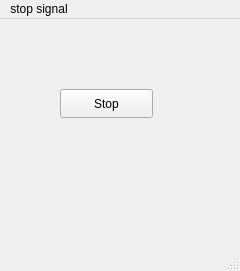
<?xml version="1.0" encoding="UTF-8"?>
<ui version="4.0">
 <class>exit_button</class>
 <widget class="QMainWindow" name="exit_button">
  <property name="geometry">
   <rect>
    <x>0</x>
    <y>0</y>
    <width>240</width>
    <height>271</height>
   </rect>
  </property>
  <property name="windowTitle">
   <string>MainWindow</string>
  </property>
  <widget class="QWidget" name="centralwidget">
   <widget class="QPushButton" name="pushButton">
    <property name="geometry">
     <rect>
      <x>60</x>
      <y>70</y>
      <width>93</width>
      <height>29</height>
     </rect>
    </property>
    <property name="text">
     <string>Stop</string>
    </property>
   </widget>
  </widget>
  <widget class="QMenuBar" name="menubar">
   <property name="geometry">
    <rect>
     <x>0</x>
     <y>0</y>
     <width>240</width>
     <height>26</height>
    </rect>
   </property>
   <widget class="QMenu" name="menustop_signal">
    <property name="title">
     <string>stop signal</string>
    </property>
   </widget>
   <addaction name="menustop_signal"/>
  </widget>
  <widget class="QStatusBar" name="statusbar"/>
 </widget>
 <resources/>
 <connections/>
</ui>
